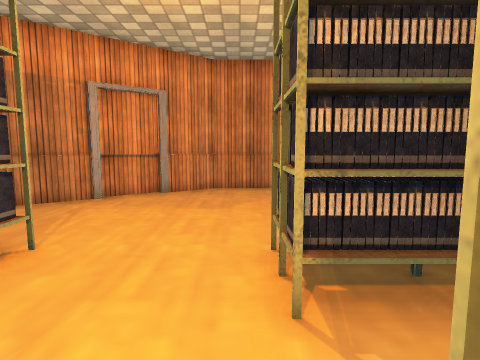
view 1 (above)

15 first-person views from a walk through a Unity game level. The camera is 1.3 m above the floor, tilts 6° down and sees 80° across. The floor is counted in squares, 1 m on a side. Each view is taken from the middle of a square. On the plan, view 1 faces up. The plan holds only what a view shows up to about 13 squares ahead; the rest is blank. The place goes on beyond the plan. The player is left out. Door leaves are left out, so doorways stand open. Some surface patterns are stand-ins.

view 2
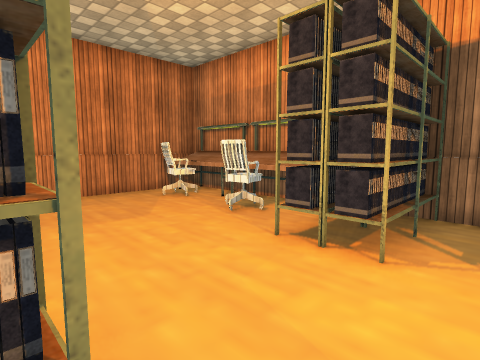

view 3
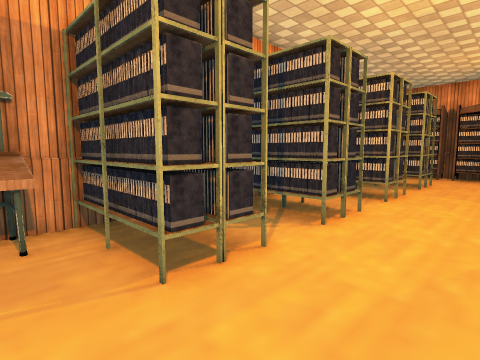

view 4
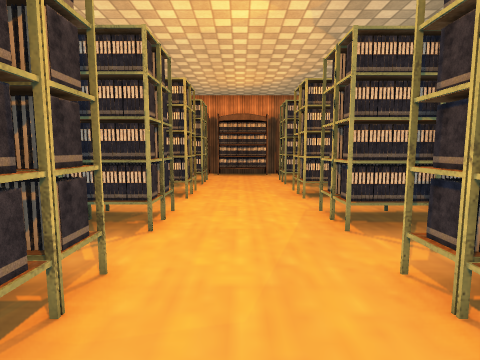

view 5
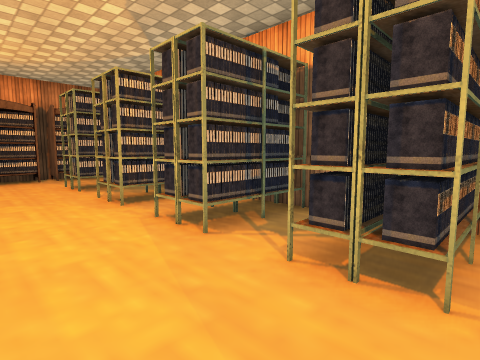

view 6
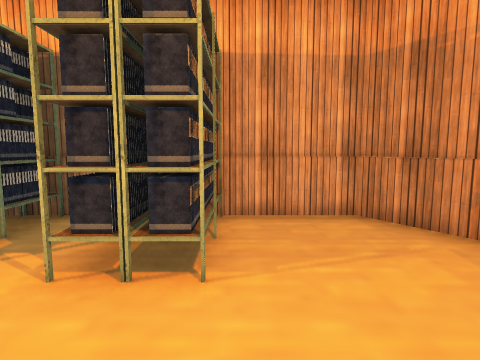

view 7
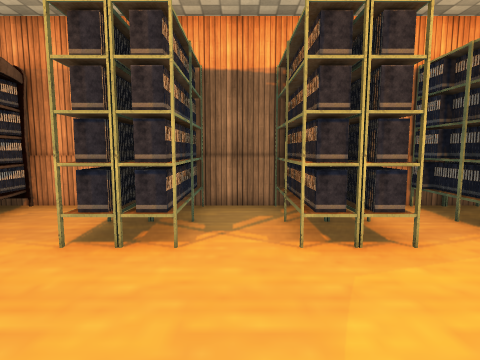

view 8
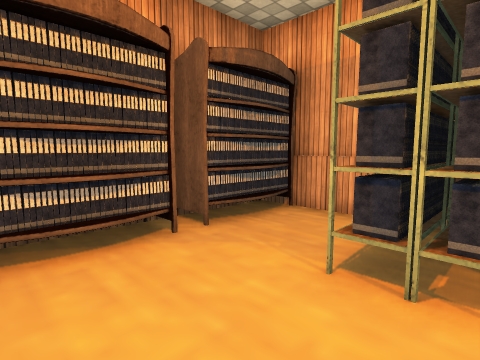

view 9
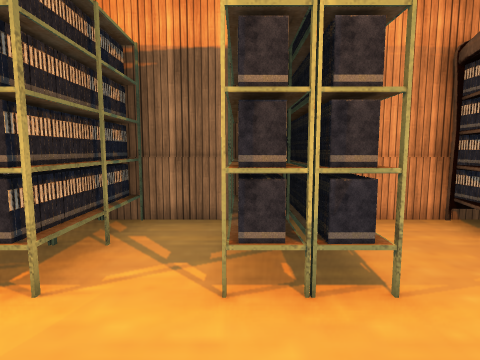

view 10
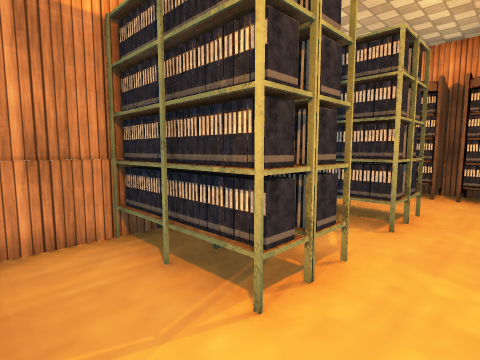

view 11
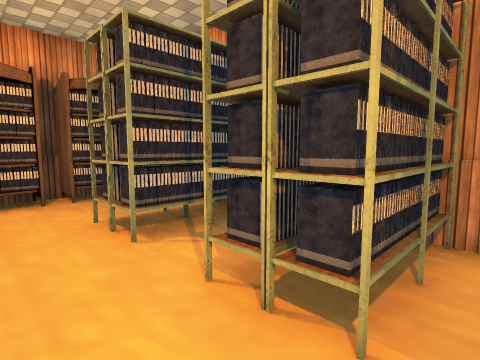

view 12
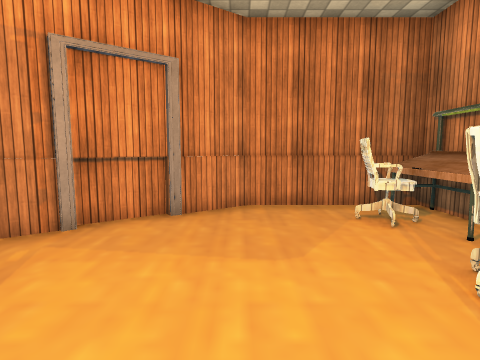

view 13
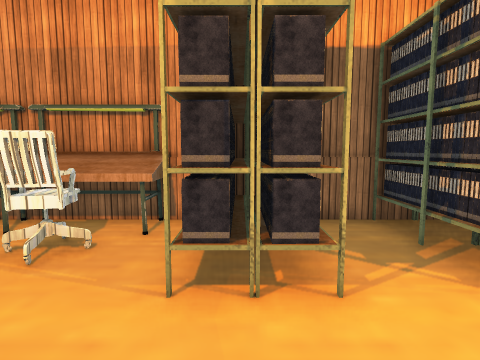

view 14
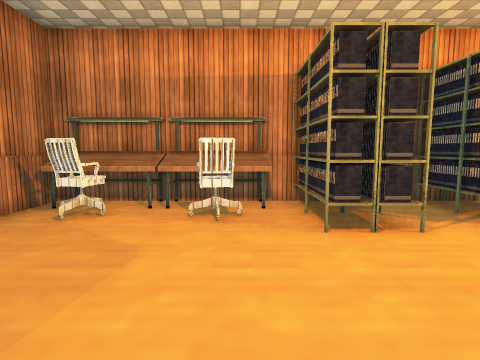

view 15
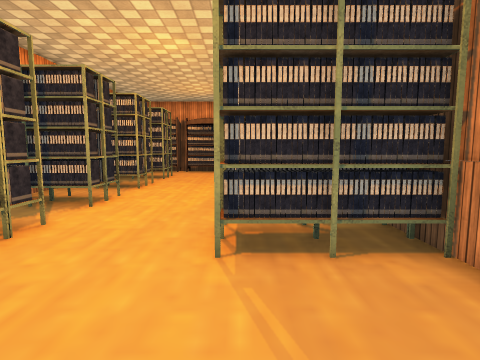

### Floor plan
Key: @ floor where view 1 was taken; # wall or solid block; . floor; D closed door; E desk; C chair; O other object.
Columns run from 6 left of view 1 to 4 right of it. Each row starts with its distance up from view 1.
 10      D####
  9    ##...EE
  8   D#...CCE
  7 ##......EE
  6 #.......CE
  5 #......CCE
  4 #.........#
  3 ##O#...#O##
  2 #OOO...OO##
  1 #.........#
  0 #O##..@#O##
 -1 ####...#O##
 -2 #.........#
 -3 ##O#...#O##
 -4 ##O#...#O##
 -5 #.........#
 -6 ###O...#O##
 -7 ##O#...#O##
 -8 #.........#
 -9 #.........#
-10 ##O##O##O##
-11  #######

Positions as (right, up) in squares from view 1, and headings:
1: (0, 0), facing up
2: (-3, 1), facing up-right
3: (-2, 5), facing down-right
4: (-1, 5), facing down
5: (0, 4), facing down-left
6: (0, 4), facing left
7: (1, -5), facing left
8: (0, -6), facing down-left
9: (-2, -6), facing right
10: (-1, -1), facing down-right
11: (-1, -2), facing down-left
12: (-1, 3), facing up
13: (-2, 3), facing right
14: (-4, 5), facing right
15: (-3, 7), facing down
